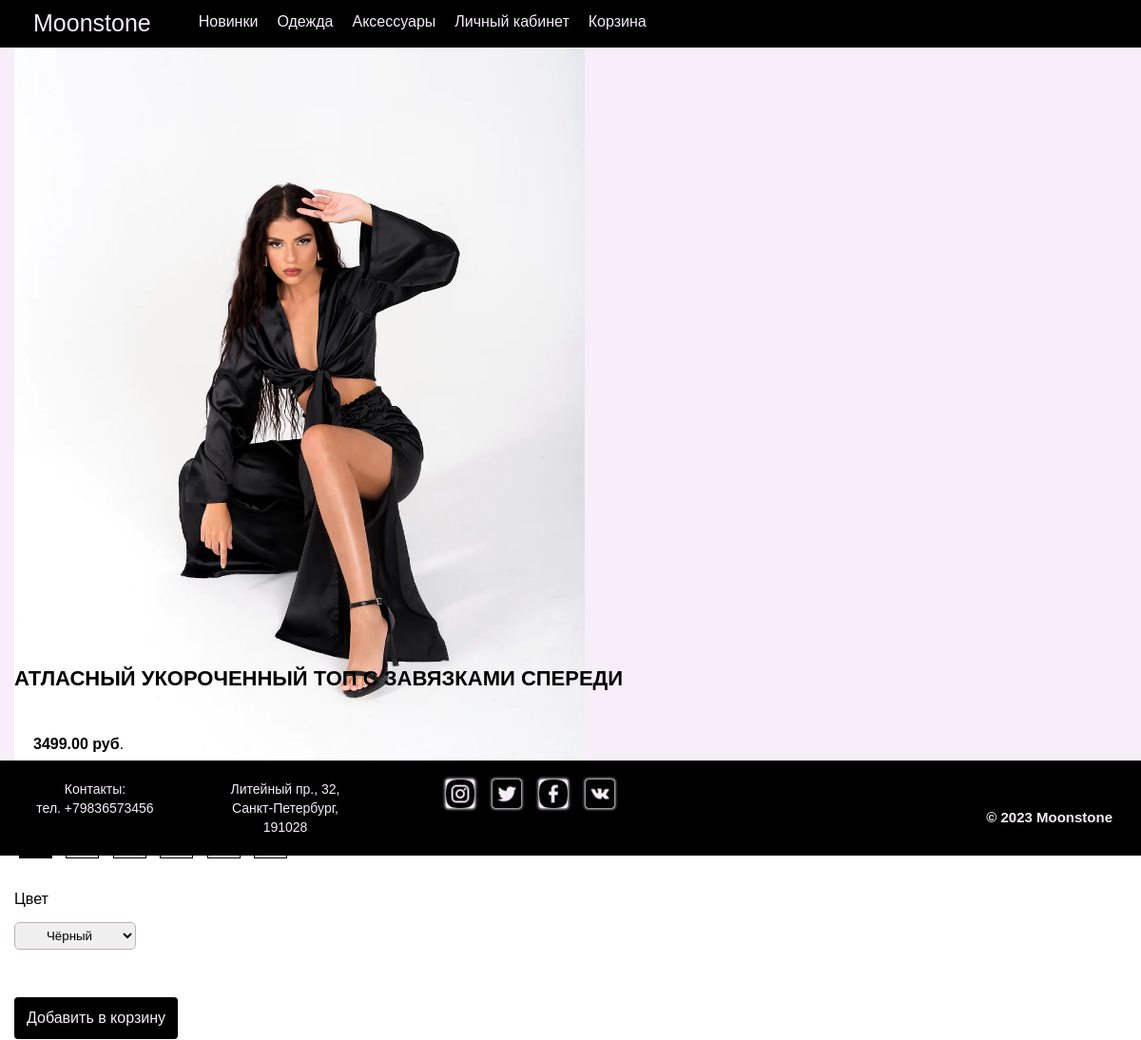
/product/17/, run on the app's committed database.
### shop/models.py (models this page shows, shortened)
class Product(models.Model):
    CATEGORY_CHOICES = (
        ('clothing', 'Clothing'),
        ('accessories', 'Accessories'),
    )
    category = models.CharField(max_length=20, choices=CATEGORY_CHOICES,default='Clothing', null=True)
    name = models.CharField(max_length=255)
    description = models.TextField()
    price = models.DecimalField(max_digits=10, decimal_places=2)
    image = models.ImageField(upload_to='product_images', storage=fs)
    color = models.CharField(max_length=50, default='Белый', null=True)
    size = models.CharField(max_length=20, default='One',null=True)
    class Meta:
        ordering = ['-id']

### shop/views.py (the view)
# urls.py: path('product/<int:id>/', views.product_detail, name='product_detail'),
def product_detail(request, id):
    product = get_object_or_404(Product, id=id)
    colors = product.color.split(',') if product.color else []
    sizes = product.size.split(',') if product.size else []
    return render(request, 'shop/product_detail.html', {'product': product, 'colors': colors, 'sizes': sizes})

### templates/shop/product_detail.html (shortened to what this page needs)
{% extends 'shop/base.html' %}
{% load static %}
{% block content %}
<main class="main">
  <div class="detail__body">
    <div class="detail__row">
      <div class="detail">
        <div class="detail__image">
          <img src="{{ product.image.url }}" alt="{{ product.name }}">
        </div>
      </div>
      <div class="detail">
        <div class="detail__name">
          <h1 style="text-transform: uppercase;">{{ product.name }}</h1>
        </div>
        <div class="detail__price">
          <p><strong>{{ product.price }} руб</strong>.</p>
        </div>
        <div class="detail__form">
          <label>Размер</label><br><br>
          <div class="sizes">
            {% for size in sizes %}
              <label for="size_{{ size }}" class="size-btn">{{ size }}</label>
            {% endfor %}
          </div>
        </div>
        <div class="detail__form">
              <label for="id_color">Цвет</label><br><br>
              <select name="color" id="id_color">
                {% for color in colors %}
                  <option value="{{ color }}" {% if forloop.first %}selected{% endif %}>{{ color }}</option>
                {% endfor %}
              </select>
        </div>
        <button type="submit" class="btn btn-primary add-to-cart-btn">Добавить в корзину</button>
      </div>
    </div>
  </div>
</main>
{% endblock %}

### static/css/style.css (style rules this page uses)
* { padding: 0; margin: 0; border: 0; }
*, *:before, *:after { -moz-box-sizing: border-box; -webkit-box-sizing: border-box; box-sizing: border-box; }
html, body { height: 100%; width: 100%; font-size: 100%; line-height: 1; font-size: 14px; -ms-text-size-adjust: 100%; -moz-text-size-adjust: 100%; -webkit-text-size-adjust: 100%; }
input, button, textarea { font-family: inherit; }
button { cursor: pointer; }
img { vertical-align: top; }
h1, h2, h3, h4, h5, h6 { font-size: inherit; font-weight: 400; }
body { font-family: 'Gilroy-Medium', sans-serif; min-height: 100vh; height: 100%; }
main { max-width: 100%; min-height: calc(100vh); background-color: #FBFBF4; }
.detail__body { background-color: #f7eef9; padding-top: 50px; padding-bottom: 10px; position: relative; height: 800px; }
.detail__row { display: flex; flex-wrap: wrap; justify-content: space-between; }
.detail { min-width: calc(50% - 10px); max-height: 600px; margin: 1px; vertical-align: top; text-align: left; box-sizing: border-box; position: relative; padding-left: 1em; padding-right: 1em; }
.detail__image img { max-width: 600px; max-height: 100%; }
.detail button { padding: 13px; border-radius: 4px; background-color: #000000; color: #f7eef9; font-size: 16px; margin-top: 20px; }
.detail__name h1 { font-weight: 700; font-size: 22px; margin-bottom: 20px; }
.detail__name { margin-top: 50px; font-size: 16px; }
.detail__price { margin: 20px; padding: 20px 0; font-size: 16px; }
.detail__form { font-size: 16px; margin: 10px 0 10px 0; padding-bottom: 20px; }
.detail__form input[type="number"], .detail__form select { display: block; width: 20%; padding: 5px 10px; border: 1px solid #c5b1b1; border-radius: 5px; text-align: center; }
.size-btn { display: inline-block; width: 35px; height: 35px; line-height: 35px; text-align: center; margin: 5px; cursor: pointer; border: 1px solid #000; transition: background-color 0.3s; }
input[type="radio"]:checked + label.size-btn { background-color: #000; color: white; }

### data on the page
Product: image (picture), name "АТЛАСНЫЙ УКОРОЧЕННЫЙ ТОП С ЗАВЯЗКАМИ СПЕРЕДИ", price "3499.00"

### other printed values
form field color "Чёрный"
